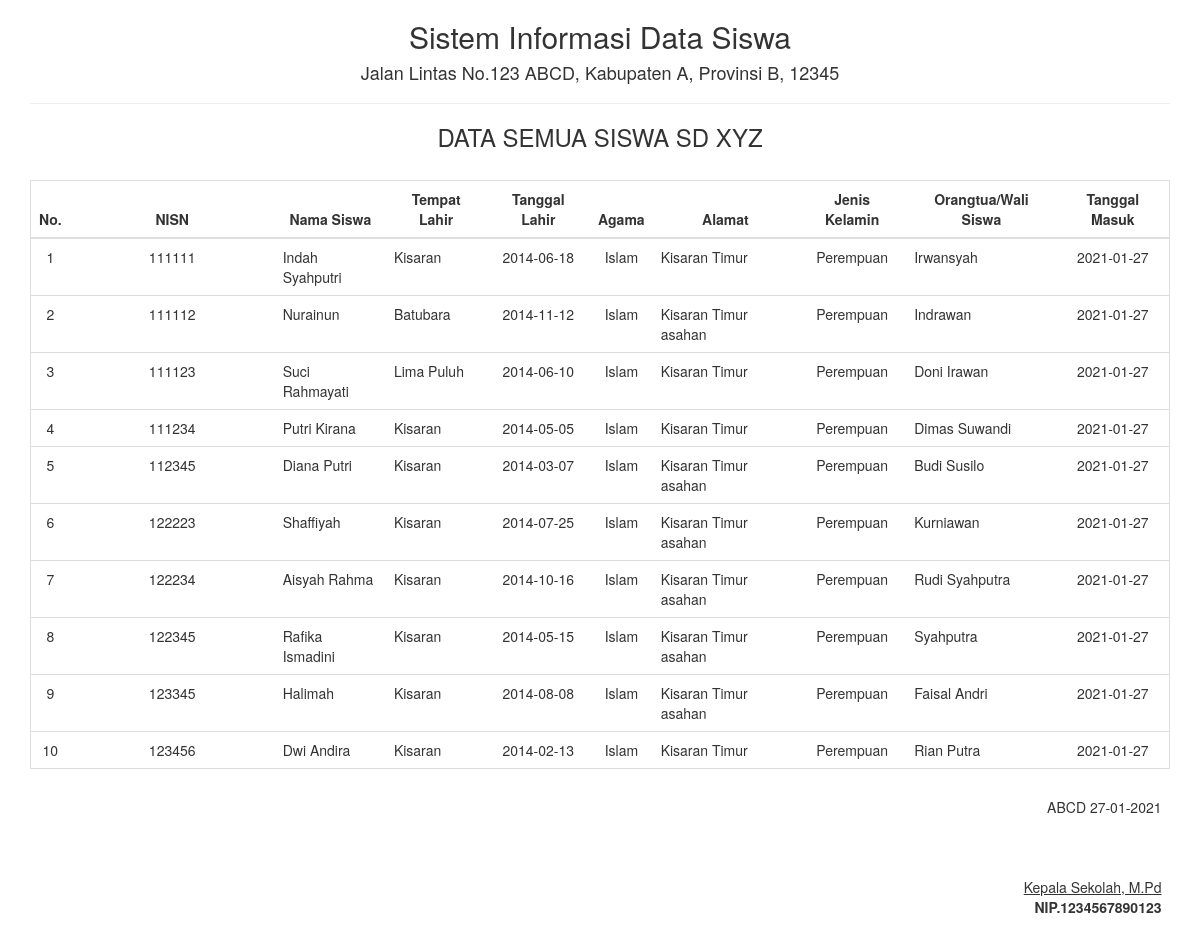
The page /report/datasiswa_semua.php on the database its author committed.
### tables this page shows
CREATE TABLE IF NOT EXISTS `tbl_datasiswa` (
  `NISN` int(255) NOT NULL,
  `Nama_Siswa` varchar(255) NOT NULL,
  `tempat_lahir` varchar(255) DEFAULT NULL,
  `tgl_lahir` date NOT NULL,
  `agama` varchar(255) DEFAULT NULL,
  `alamat` text,
  `jenis_kelamin` varchar(255) DEFAULT NULL,
  `orangtua_siswa` varchar(255) DEFAULT NULL,
  `Tgl_masuk` date NOT NULL,
  PRIMARY KEY (`NISN`)
);

### report/datasiswa_semua.php (the view, shortened to what this page needs)
<!DOCTYPE html>
<html>
    <head>
        <link href="../Assets/css/bootstrap.min.css" rel="stylesheet" type="text/css"/>
    </head>
    <body onload="print()">
        <?php
        include '../config/koneksi.php';
        ?>
        <div class="container">
            <div class='row'>
                <div class="col-sm-12">
                    <div class="text-center">
                        <h2>Sistem Informasi Data Siswa </h2>
                        <h4>Jalan Lintas No.123 ABCD, Kabupaten A, Provinsi B, 12345</h4>
                        <hr>
                        <h3>DATA SEMUA SISWA SD XYZ</h3> <br>
                        <table class="table  table-striped table-hover">
                        <tbody>
                                <thead>
                                <tr class="table-bordered">
                                <th class="text-center">No.</th>
                                <th width="18%" class="text-center">NISN</th>
                                <th class="text-center">Nama Siswa</th>
                                <th class="text-center">Tempat Lahir</th>
                                <th class="text-center">Tanggal Lahir</th>
                                <th class="text-center">Agama</th>
                                <th class="text-center">Alamat</th>
                                <th class="text-center">Jenis Kelamin</th>
                                <th class="text-center">Orangtua/Wali Siswa</th>
                                <th class="text-center">Tanggal Masuk</th>
                            </tr>
                                </thead>
                            <tbody>
                            <?php
                            $sql = "SELECT * FROM tbl_datasiswa";
                            $query = mysqli_query($koneksi, $sql) or die("SQL Anda Salah");
                            $nomor = 0;
                            while ($data = mysqli_fetch_array($query)) {
                                $nomor++;
                                ?>
                                <tr>
                                    <tr class="table-bordered">
                                    <td><?= $nomor ?></td>
                                    <td><?= $data['NISN'] ?></td>
                                    <td class="text-left"><?= $data['Nama_Siswa'] ?></td>
                                    <td class="text-left"><?= $data['tempat_lahir'] ?></td>
                                    <td><?= $data['tgl_lahir'] ?></td>
                                    <td><?= $data['agama'] ?></td>
                                    <td class="text-left"><?= $data['alamat'] ?></td>
                                    <td><?= $data['jenis_kelamin'] ?></td>
                                    <td class="text-left"><?= $data['orangtua_siswa'] ?></td>
                                    <td><?= $data['Tgl_masuk'] ?></td>
                                </tr>
                            <?php } ?>
							</tbody>
                        </tbody>
                            <tfoot>
                                <tr>
                                    <td colspan="12" class="text-right"><br>
                                        ABCD  <?= date("d-m-Y") ?>
                                        <br><br><br><br>
                                        <u>Kepala Sekolah, M.Pd<strong></u><br>
                                        NIP.1234567890123
									</td>
								</tr>
							</tfoot>
                        </table>
                    </div>
                </div>
            </div>
    </body>
</html>

### rows shown on the page
tbl_datasiswa: NISN "111111", Nama_Siswa "Indah Syahputri", tempat_lahir "Kisaran", tgl_lahir "2014-06-18", agama "Islam", alamat "Kisaran Timur", jenis_kelamin "Perempuan", orangtua_siswa "Irwansyah", Tgl_masuk "2021-01-27"
tbl_datasiswa: NISN "111112", Nama_Siswa "Nurainun", tempat_lahir "Batubara", tgl_lahir "2014-11-12", agama "Islam", alamat "Kisaran Timur asahan", jenis_kelamin "Perempuan", orangtua_siswa "Indrawan", Tgl_masuk "2021-01-27"
tbl_datasiswa: NISN "111123", Nama_Siswa "Suci Rahmayati", tempat_lahir "Lima Puluh", tgl_lahir "2014-06-10", agama "Islam", alamat "Kisaran Timur", jenis_kelamin "Perempuan", orangtua_siswa "Doni Irawan", Tgl_masuk "2021-01-27"
tbl_datasiswa: NISN "111234", Nama_Siswa "Putri Kirana", tempat_lahir "Kisaran", tgl_lahir "2014-05-05", agama "Islam", alamat "Kisaran Timur", jenis_kelamin "Perempuan", orangtua_siswa "Dimas Suwandi", Tgl_masuk "2021-01-27"
tbl_datasiswa: NISN "112345", Nama_Siswa "Diana Putri", tempat_lahir "Kisaran", tgl_lahir "2014-03-07", agama "Islam", alamat "Kisaran Timur asahan", jenis_kelamin "Perempuan", orangtua_siswa "Budi Susilo", Tgl_masuk "2021-01-27"
tbl_datasiswa: NISN "122223", Nama_Siswa "Shaffiyah", tempat_lahir "Kisaran", tgl_lahir "2014-07-25", agama "Islam", alamat "Kisaran Timur asahan", jenis_kelamin "Perempuan", orangtua_siswa "Kurniawan", Tgl_masuk "2021-01-27"
tbl_datasiswa: NISN "122234", Nama_Siswa "Aisyah Rahma", tempat_lahir "Kisaran", tgl_lahir "2014-10-16", agama "Islam", alamat "Kisaran Timur asahan", jenis_kelamin "Perempuan", orangtua_siswa "Rudi Syahputra", Tgl_masuk "2021-01-27"
tbl_datasiswa: NISN "122345", Nama_Siswa "Rafika Ismadini", tempat_lahir "Kisaran", tgl_lahir "2014-05-15", agama "Islam", alamat "Kisaran Timur asahan", jenis_kelamin "Perempuan", orangtua_siswa "Syahputra", Tgl_masuk "2021-01-27"
tbl_datasiswa: NISN "123345", Nama_Siswa "Halimah", tempat_lahir "Kisaran", tgl_lahir "2014-08-08", agama "Islam", alamat "Kisaran Timur asahan", jenis_kelamin "Perempuan", orangtua_siswa "Faisal Andri", Tgl_masuk "2021-01-27"
tbl_datasiswa: NISN "123456", Nama_Siswa "Dwi Andira", tempat_lahir "Kisaran", tgl_lahir "2014-02-13", agama "Islam", alamat "Kisaran Timur", jenis_kelamin "Perempuan", orangtua_siswa "Rian Putra", Tgl_masuk "2021-01-27"
